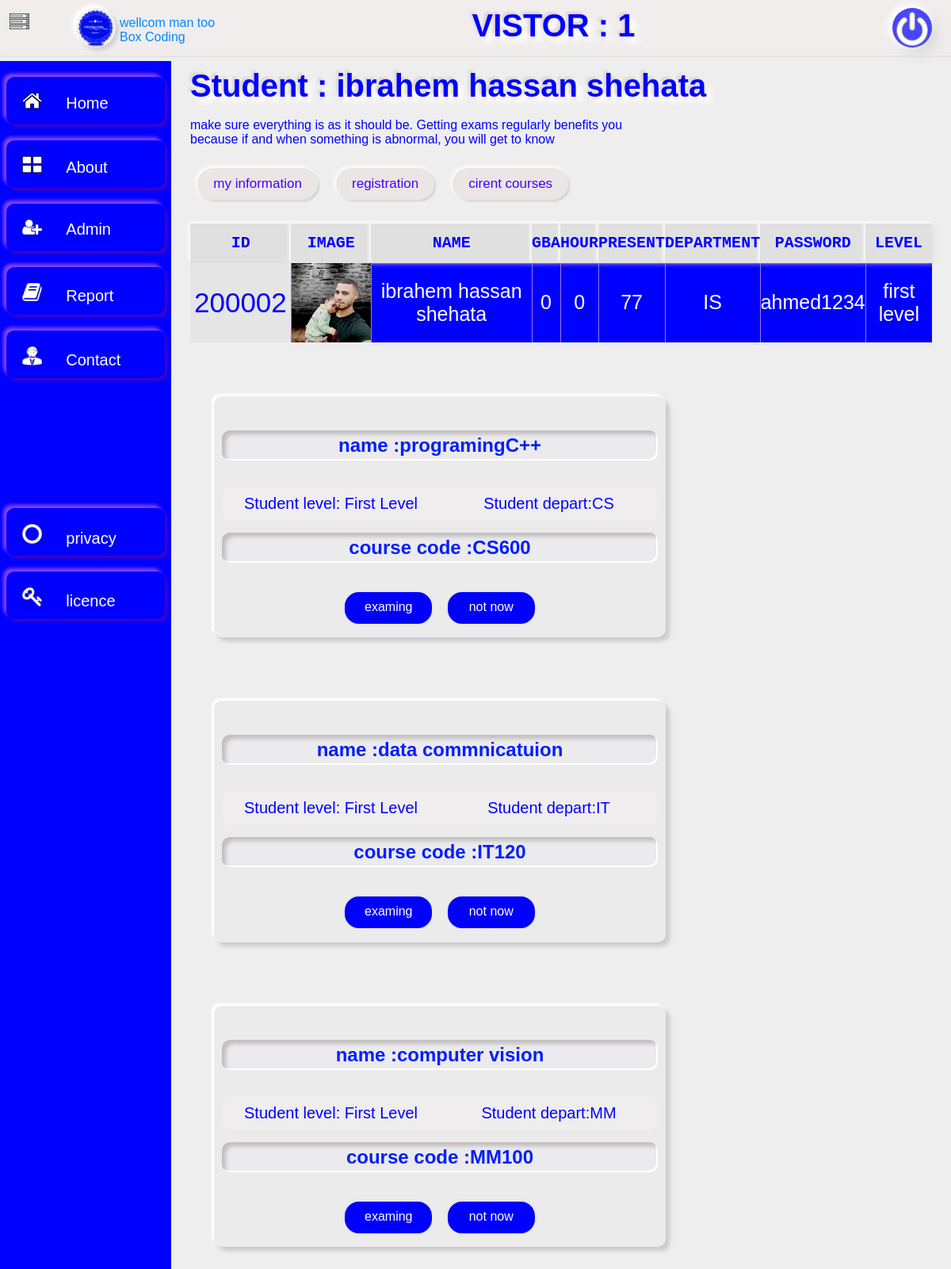
Page /avilableexam.php (signed in) on the committed database.
### tables this page shows
CREATE TABLE `student` (
  `name` varchar(100) NOT NULL,
  `id` int(11) NOT NULL,
  `gba` int(11) NOT NULL,
  `hour` int(11) NOT NULL,
  `present` int(11) NOT NULL,
  `department` varchar(100) NOT NULL,
  `password` varchar(100) NOT NULL,
  `image` varchar(100) NOT NULL,
  `level` varchar(100) NOT NULL
);

CREATE TABLE `exams` (
  `code` varchar(100) NOT NULL,
  `name` varchar(100) NOT NULL,
  `level` varchar(100) NOT NULL,
  `department` varchar(100) NOT NULL
);

### avilableexam.php (the view, shortened to what this page needs)
<?php
include('config.php');
$student_id = $_SESSION['student_id'];
$selecteds=mysqli_query($con,"select * from student where id=$student_id");
$selected=mysqli_query($con,"select * from student where id=$student_id");
$custom=mysqli_fetch_array($selected);
$student_level=$_SESSION['student_level'];
?>
<html>
<head>
</head>
<body>
    <link href="CSS/stylesh.css" rel="stylesheet" type="text/css">
    <link href="CSS/styleadmin.css" rel="stylesheet" type="text/css">
    <link href="CSS/styletable.css" rel="stylesheet" type="text/css">
    <div id="header" class="log" style="position: fixed;z-index: 10">
        <img src="img/III.png" class="iii" style="margin-top: 15px;"/>
        <div class="grad">
            <div><img src="img/prand.png" class="card"/><p id="p1">wellcom man too<br>Box Coding</p></div>
             <h2 style="margin-top:10px;text-align:right" class="h" id="discount"></h2>
            <div id="blue" style="background-color:rgb(0,0,255,0.7)"><a href="login.html" onclick="return confirm('do you want to log out now !!');"><img src="img/logout.png" id="card1"/></a></div>
        </div>
    </div>
    <ul style="margin-top: 77px" >
<li><a href="index.php"><img src="IMG/Picture1.png" class="icon"/></a><a m="1" href="index.php">Home</a></li>
<li><a href="about.php"><img src="IMG/Picture2.png" class="icon"/></a><a m="1" href="about.php">About</a></li>
<li><a href="admin.php"><img src="IMG/admin.png" class="icon"/></a><a m="1" href="adminlogin.php">Admin</a></li>
<li><a href="member.php"><img src="IMG/report.png" class="icon"/></a><a m="1" href="member.php">Report</a></li>
<li><a href="contact.php"><img src="IMG/contact.png" class="icon"/></a><a m="1" href="contact.php">Contact</a></li>
<br><br><br><br><br><br><br><br>
<li><a href="#member.php"><img src="IMG/privasy.png" class="icon"/></a><a m="1" href="policy.php">privacy</a></li>
<li><a href="#contact.php"><img src="IMG/licence.png" class="icon"/></a><a m="1" href="#shopingcar.php">licence</a></li>
    </ul>
    <div id="contain">
      <h2 style="margin-top: 50px" class="h">Student : <?php echo($custom['name'])?></h2>
        <br>
        <p>
        make sure everything is as it should be. Getting exams regularly benefits you<br>
        because if and when something is abnormal, you will get to know
        </p>
         <br>
        <div id="btn">
            <button class="btn" id="allelement"> my information</button>
            <button class="btn">registration</button>
            <button class="btn">cirent courses</button>
       </div>
    <div id="selecteds">
     <table>
                <tr>
                    <th>id</th>
                    <th>image</th>
                    <th>name</th>
                    <th>gba</th>
                    <th>hour</th>
                    <th>present</th>
                    <th>department</th>
                    <th>password</th>
                    <th>level</th>
                </tr>
                <tbody id="tbody">
        <?php
        while( $row=mysqli_fetch_array($selecteds)){
        echo"<tr>";
        echo"<td>$row[id]</td>";
        echo"<td><img src='$row[image]' width=100/></td>";
        echo"<td>$row[name]</td>";
        echo"<td>$row[gba]</td>";
        echo"<td>$row[hour]</td>";
        echo"<td>$row[present]</td>";
        echo"<td>$row[department]</td>";
        echo"<td>$row[password]</td>";
        echo"<td>$row[level]</td>";
        echo"</tr>";
       }
        ?>
        </tbody>
     </table>
    </div>
    <br>
    <div id="avilableexams">
            <center>
            <?php
        include('config.php');
        $result=mysqli_query($con,"select * from exams where level=' $student_level'");
        while($row=mysqli_fetch_array($result)){
            echo "<center>
            <main>
                <div class='fdiv'>
                         <br>
                         <h2 class='hi'>name :$row[name]</h2>
                          <br>
                            <div class='data'>
                                <p>Student level:$row[level]</p>
                                <p>Student depart:$row[department]</p>
                            </div>
                             <h2 class='hi'>course code :$row[code]</h2>
                           <a href='doexam.php ?code=$row[code]' class='aa'>examing</a>
                <a href='#session.php ?code=$row[code]' class='aa'>not now</a>
                </div>
            </main>
            </center>";
        }
        ?>
            </center>
        </div>
</div>
    </body>
</html>

### CSS/stylesh.css (style rules this page uses)
* { padding: 0px; margin: 0px; font-family:sans-serif; }
body { background-color: #eeeeee; color:blue; }
ul { list-style-type: none; width:18%; background:blue; height: 100%; position: fixed; z-index: 1; }
li a { color:white; text-decoration: none; padding: 15px; transition-duration: 400ms; }
li { width: 90%; text-align: left; margin: auto; margin-top: 20px; height: 40px; padding-top: 20px; font-size: 15pt; border-radius: 10px; padding-left: 5px; box-shadow:-4px -4px 4px 0px #8a45f1 , 3px 3px 4px 0px rgb(70, 7, 187); }
#header { width:100%; height: 70px; background: #f1eded; box-shadow: -4px -4px 4px 0px #ffffff, 2px 2px 2px 0px rgb(226, 223, 223); color: blue; }
.h { text-shadow:-3px -3px 3px #dbd6d6 , 7px 7px 7px white; font-size: 40px; color: blue; }
.icon { width: 25px; }
.iii { width: 25px; position: absolute; left: 1%; top: 3%; }
#btn button,.btn2 { box-shadow: -2px -2px 5px 0px #ffffff, 2px 2px 2px 0px #d1d0d0;; width:auto; height: 40px; border-radius: 20px; color:blue; margin:1% 1%; display: inline-block; padding: 0px 20px; font-size:17px; padding:0px 30px; transition-duration: 500ms; border: none; outline: none; }
.card { width: 50px; height: 50px; border-radius: 80%; margin-top: 10px; box-shadow: -4px -4px 4px 0px #ffffff, 4px 4px 5px 0px #d1d0d0; }
.grad { width: 90%; margin-left:8%; }
.grad { display: flex; justify-content: space-between; }
#blue { background-color: blue; border-radius:50%; width: 50px; height: 50px; margin-top: 10px; box-shadow: -3px -3px 8px 2px #ffffff, 8px 8px 15px 0px rgb(221, 216, 216); }
#p1 { margin-top: -40px; margin-left: 55px; color: #0088ff; }
#contain { padding-left: 20%; padding-top: 3%; padding-right: 2%; }

### CSS/styleadmin.css (style rules this page uses)
button,.a,.aa { width:auto; height: 40px; border-radius: 20px; background-color: #ece5e5; border: 2px solid #e9e5e5; color: blue; margin:1% 1%; display: inline-block; padding: 0px 20px; transition-duration:500ms; }
.fdiv { width:550px; border-radius: 10px; padding: 10px; box-shadow:-3px -3px 3px 0px #ffffff, 5px 5px 5px 0px rgb(204, 202, 202); background-color: #ebebeb; }
.aa { text-align: center; padding-top: 10px; width: 70px; text-decoration: none; height: 30px; margin-top: 20px; }
.fdiv { float: left; margin-left: 30px; margin-top: 30px; margin-bottom: 50px; }
#btn button,.btn2 { width:auto; padding: 0px 10px; color: rgb(68, 1, 253); transition-duration: 500ms; }
.data { background-color: #f2efef9a; display: grid; grid-template-columns:repeat(2,1fr); font-size: 20px; border-radius: 10px; }
.data p { margin:10px 0px; }
.hi { background-color: #ebeaef9a; border-radius: 10px; color: #001eff; padding: 5px 0px; box-shadow:inset -2px -2px 0px 0px #ffffff,inset 5px 5px 5px 0px rgb(194, 190, 190); margin: 15px 0px; }

### CSS/styletable.css (style rules this page uses)
table { text-align: center; margin-top: 10px; color:white; border-collapse: collapse; margin:20px 0px; width:100%; }
table th { color:blue; text-transform: uppercase; background-color: rgb(224, 224, 224); padding: 10px 0px; box-shadow: -2px -2px 4px 0px #ffffff , 2px 2px 5px 0px rgba(206, 206, 206, 0.45); height:50px; font-size:20px; font-family: monospace; border:none; }
tbody td:first-child { cursor: pointer; background-color:rgb(230, 229, 229); color:blue; font-size:35px; transition-duration: 500ms; padding:0px 5px; border:none; }
th,td { border-left:1px solid #9e76e8; }
td { font-size:25px; }
.aa { background-color:blue; color:white; }
#card1 { width:40px; margin:4px 6px; }
#btn button { padding: 0px 20px; }
#card1 { width:40px; margin:5px 5px; }
#discount::before { content:'VISTOR : '; }
#discount { color:blue; }
#selecteds { background-color:blue; color:white; }

### avilableexam.php (style rules this page uses)
#card1 { width:40px; margin:5px 5px; }
#discount::before { content:'VISTOR : '; }
#discount { color:blue; }
#selecteds { background-color:blue; color:white; }

### rows in the picture
student: name "ibrahem hassan shehata", id "200002", image (picture), gba "0", hour "0", present "77", department "IS", password "ahmed1234", level "first level"
exams: name "programingC++", level "First Level", department "CS", code "CS600"
exams: name "data commnicatuion", level "First Level", department "IT", code "IT120"
exams: name "computer vision", level "First Level", department "MM", code "MM100"
